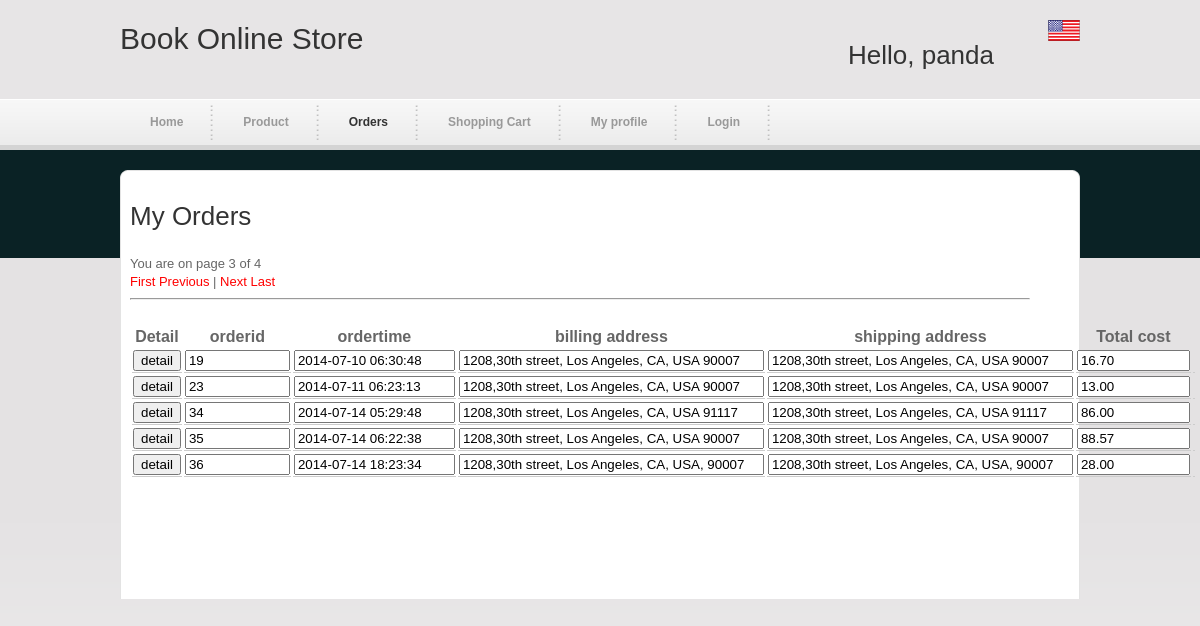
The app's page /orders.php?page=3 (signed in) with its own data.
### tables this page shows
CREATE TABLE `orders` (
  `orderid` int(11) NOT NULL AUTO_INCREMENT,
  `customerid` varchar(45) NOT NULL,
  `nowtime` datetime DEFAULT NULL,
  `billingaddress` varchar(45) DEFAULT NULL,
  `shippingaddress` varchar(45) DEFAULT NULL,
  `total` decimal(10,2) DEFAULT NULL,
  PRIMARY KEY (`orderid`)
);

### orders.php (the view, shortened to what this page needs)
<html >
<head>
<link href="css/alldiv.css" rel="stylesheet" type="text/css" />
<link rel="stylesheet" type="text/css" href="css/ddsmoothmenu.css" />
</head>
<body id="subpage">
<div id="div1">
	<div id="div2">
    	<div id="site_title">
        <h1>Book Online Store</h1>
      </div>
        <div id="header_right">
            <ul id="language">
                <li><a><img src="images/usa.png" alt="English" /></a></li>
            </ul>
            <div id="templatemo_search">
              <h2 style="display:inline">
                 <?php
                 if(!isset($_SESSION['customerid'])){
                    echo "NOT LOGIN";
                 }else{
                     echo "Hello, ".$_SESSION['username'];
                      };
                 ?>
             </h2>
            </div>
         </div>
    </div>
<div id="templatemo_menu" class="ddsmoothmenu">
        <ul>
            <li><a href="home.php" >Home</a></li>
            <li><a href="product.php">Product</a></li>
            <li><a href="orders.php" class="selected">Orders</a></li>
            <li><a href="shoppingcart.php">Shopping Cart</a></li>
            <li><a href="profile.php">My profile</a></li>
            <li><a href="loginc.php">Login</a></li>
        </ul>
        <br style="clear: left" />
    </div>
    <div class="cleaner h20"></div>
    <div id="templatemo_main_top"></div>
    <div id="templatemo_main" style="display:block">
          <div id="content1">
        	<h2>My Orders</h2>
            <?php
                $customerid=$_SESSION['customerid'];
                    $sql1="select * from orders where customerid='$customerid'";
                $data=mysql_query($sql1);
                $rows=mysql_num_rows($data);
            if(isset($_GET['page'])){
                $page=$_GET['page'];
                $page=mysql_real_escape_string($page);
              }
              else{
                $page=1;
              }
            $perpage=5;
            $total_page=ceil($rows/$perpage);
            echo "You are on page $page of $total_page<br>";
            if($page!=1){
              echo "<a href='orders.php?page=1'><span style='color:red'>First</span></a>"." ";
              $previous=$page-1;
              echo "<a href='orders.php?page=$previous'><span style='color:red'>Previous</span></a>";
            }
             if(($page!=1)&&($page!=$total_page)){
                echo " | ";
              }
              if($page!=$total_page){
                $next=$page+1;
                 echo "<a href='orders.php?page=$next'><span style='color:red'>Next</span></a>"." ";
                 echo "<a href='orders.php?page=$total_page'><span style='color:red'>Last</span></a>"." ";
              }
              echo  "<hr><br/>";
              $x=($page-1)*$perpage;
              $sql2="select * from orders where customerid='$customerid' limit $x,$perpage";
                $data1=mysql_query($sql2);
          ?>
            <div class="col col_13">
            <div id="contact_form">
              <?php
       echo "<form class=table align=center action=editadmin.php method=post>";
       echo "<table border=0 align=center>";
        echo "
        <tr>
         <th>Detail</th>
        <th>orderid</th>
        <th>ordertime</th>
        <th>billing address</th>
        <th>shipping address</th>
        <th>Total cost</th>
        </tr>";
   while($row = mysql_fetch_array($data1)) {
            echo "<tr>";
             echo "<td>"."<input type=button value=detail onclick='loaddetail(".$row[orderid].")'></td>";
            echo "<td>"."<input type=text name=username size=10 value=".$row['orderid']."></td>";
            echo "<td>"."<input type=text name=firstname size=17 value='".$row[nowtime]."'></td>";
            echo "<td>"."<input type=text name=lastname size=35 value='".$row[billingaddress]."'></td>";
            echo "<td>"."<input type=text name=password size=35 value='".$row[shippingaddress]."'></td>";
            echo "<td>"."<input type=text name=usertype size=11 value=".$row['total']."></td>";
            echo "<td>"."<input type=hidden name=hidden value=".$row['username']."></td>";
            echo "</tr>";
           }
           echo"</table>";
            echo "</form>";
            echo'
            </div> ';
 ?>
            </div>
		</div>
        <div class="col col_13">
			<div class="cleaner h30"></div>
        </div>
        <div class="cleaner h30"></div>
        </div>
    </div>
</body>
</html>

### css/alldiv.css (style rules this page uses)
body { margin: 0; padding: 0; color: #666; font-family: Tahoma, Geneva, sans-serif; font-size: 13px; line-height: 1.4em; background-color: #f7f7f7; background-repeat: repeat-x; background-position: top; }
#subpage { background-image: url(../images/templatemo_body_subpage.png) }
a, a:link, a:visited { color: #666; font-weight: normal; text-decoration: none }
img { border: none; }
h1, h2, h3, h4, h5, h6 { color: #333; font-weight: normal; }
h1 { font-size: 30px; margin: 0 0 30px; padding: 5px 0 }
h2 { font-size: 26px; margin: 0 0 25px; padding: 5px 0 }
.cleaner { clear: both }
.h20 { height: 20px }
.h30 { height: 30px }
#div1 { width: 960px; padding: 0 10px; margin: 0 auto; }
#div2 { width: 960px; height: 100px; }
#templatemo_menu { width: 960px; height: 50px; }
#templatemo_main_top { width: 960px; height: 12px; background: url(../images/templatemo_main_top.png) no-repeat top }
#templatemo_main { width: 960px; background: url(../images/templatemo_main_middle.png) repeat-y }
#content1 { float: left; width: 900px; width: 900px; padding: 20px 10px 20px; }
#site_title { float: left; margin-top: 30px; }
#site_title h1 { margin: 0; padding: 0 }
#header_right { float: right; display: inline-block; padding-top: 20px; }
#language { margin: 0; padding: 0; list-style: none }
#language li { float: right; display: block; margin-left: 5px }
#templatemo_search { clear: both; margin-top: 5px; width: 232px; height: 31px; ) }
table td { border-bottom: 1px solid #ccc }
#contact_form { padding: 0; width: 600px; margin-bottom: 40px }
#contact_form form { margin: 0px; padding: 0px; }
.col { float: left; margin-right: 20px }
.col_13 { width: 300px }

### css/ddsmoothmenu.css (style rules this page uses)
.ddsmoothmenu ul { z-index:100; margin: 0; padding: 0; list-style-type: none; }
.ddsmoothmenu ul li { position: relative; display: inline; float: left; }
.ddsmoothmenu ul li a { display: block; padding: 0 30px; height: 45px; line-height: 45px; font-size: 12px; color: #999; text-decoration: none; font-weight: 700; outline: none; text-align: center; background: url(images/templatemo_menu_divider.png) right center no-repeat }
.ddsmoothmenu ul li a.selected, .ddsmoothmenu ul li a:hover { color: #333; }

### orders.php (style rules this page uses)
a { color: #666; }

### records on screen
orders: username "19", firstname "2014-07-10 06:30:48", lastname "1208,30th street, Los Angeles, CA, USA 90007", password "1208,30th street, Los Angeles, CA, USA 90007", usertype "16.70"
orders: username "23", firstname "2014-07-11 06:23:13", lastname "1208,30th street, Los Angeles, CA, USA 90007", password "1208,30th street, Los Angeles, CA, USA 90007", usertype "13.00"
orders: username "34", firstname "2014-07-14 05:29:48", lastname "1208,30th street, Los Angeles, CA, USA 91117", password "1208,30th street, Los Angeles, CA, USA 91117", usertype "86.00"
orders: username "35", firstname "2014-07-14 06:22:38", lastname "1208,30th street, Los Angeles, CA, USA 90007", password "1208,30th street, Los Angeles, CA, USA 90007", usertype "88.57"
orders: username "36", firstname "2014-07-14 18:23:34", lastname "1208,30th street, Los Angeles, CA, USA, 90007", password "1208,30th street, Los Angeles, CA, USA, 90007", usertype "28.00"

### other values on screen
$_SESSION['username'] "panda"
$page "3"
$total_page "4"
